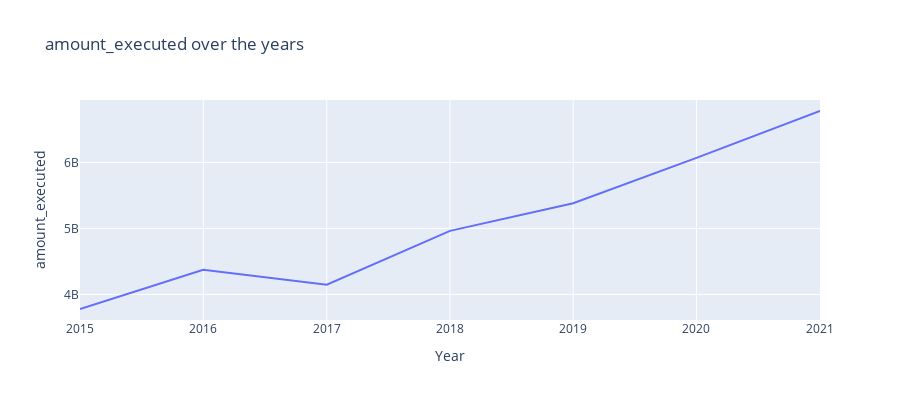

Notebook cell for this chart:
### Code cell
# amount_executed over the years
fig = px.line(df_municipality, x="Year", y="amount_executed", title='amount_executed over the years', width=900, height=400)
fig.show()

### Figure 1 — Plotly figure (JSON) as saved in the notebook; plotly's stock layout.template omitted (floating-point values rounded to 4 significant figures)
{"data": [{"hovertemplate": "Year=%{x}<br>amount_executed=%{y}<extra></extra>", "legendgroup": "", "line": {"color": "#636efa", "dash": "solid"}, "marker": {"symbol": "circle"}, "mode": "lines", "name": "", "orientation": "v", "showlegend": false, "type": "scatter", "x": ["2015-01-01T00:00:00", "2016-01-01T00:00:00", "2017-01-01T00:00:00", "2018-01-01T00:00:00", "2019-01-01T00:00:00", "2020-01-01T00:00:00", "2021-01-01T00:00:00"], "xaxis": "x", "y": [3780000000.0, 4375000000.0, 4148000000.0, 4963000000.0, 5383000000.0, 6070000000.0, 6779900503], "yaxis": "y"}], "layout": {"height": 400, "legend": {"tracegroupgap": 0}, "title": {"text": "amount_executed over the years"}, "width": 900, "xaxis": {"anchor": "y", "domain": [0, 1], "title": {"text": "Year"}}, "yaxis": {"anchor": "x", "domain": [0, 1], "title": {"text": "amount_executed"}}}}
